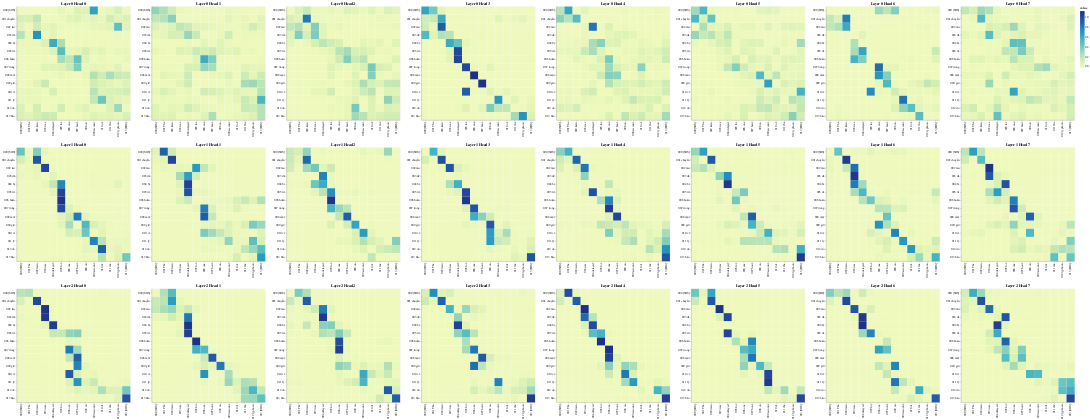

The notebook cell this image was saved under:
### Code cell
get_all_attention_maps("encoder-decoder", layers, heads, decoder_input_tokens, encoder_input_tokens, min(20, sentence_len))

### Figure 1 — Vega-Lite specification as saved in the notebook (floating-point values rounded to 4 significant figures; data arrays with more than 128 entries replaced by an {"elided": "..."} marker saying what was removed)
{"config": {"view": {"continuousWidth": 400, "continuousHeight": 300}}, "vconcat": [{"hconcat": [{"data": {"name": "data-6002e9478cfd109012969657a4cbdde5"}, "mark": "rect", "encoding": {"color": {"field": "value", "type": "quantitative"}, "tooltip": [{"field": "row", "type": "quantitative"}, {"field": "column", "type": "quantitative"}, {"field": "value", "type": "quantitative"}, {"field": "row_token", "type": "nominal"}, {"field": "col_token", "type": "nominal"}], "x": {"axis": {"title": ""}, "field": "col_token", "type": "nominal"}, "y": {"axis": {"title": ""}, "field": "row_token", "type": "nominal"}}, "height": 400, "selection": {"selector1369": {"type": "interval", "bind": "scales", "encodings": ["x", "y"]}}, "title": "Layer 0 Head 0", "width": 400}, {"data": {"name": "data-2ce9f3a725cdfe32613b31649adaa724"}, "mark": "rect", "encoding": {"color": {"field": "value", "type": "quantitative"}, "tooltip": [{"field": "row", "type": "quantitative"}, {"field": "column", "type": "quantitative"}, {"field": "value", "type": "quantitative"}, {"field": "row_token", "type": "nominal"}, {"field": "col_token", "type": "nominal"}], "x": {"axis": {"title": ""}, "field": "col_token", "type": "nominal"}, "y": {"axis": {"title": ""}, "field": "row_token", "type": "nominal"}}, "height": 400, "selection": {"selector1370": {"type": "interval", "bind": "scales", "encodings": ["x", "y"]}}, "title": "Layer 0 Head 1", "width": 400}, {"data": {"name": "data-75da6aa463e98c76cf40a298b512b20e"}, "mark": "rect", "encoding": {"color": {"field": "value", "type": "quantitative"}, "tooltip": [{"field": "row", "type": "quantitative"}, {"field": "column", "type": "quantitative"}, {"field": "value", "type": "quantitative"}, {"field": "row_token", "type": "nominal"}, {"field": "col_token", "type": "nominal"}], "x": {"axis": {"title": ""}, "field": "col_token", "type": "nominal"}, "y": {"axis": {"title": ""}, "field": "row_token", "type": "nominal"}}, "height": 400, "selection": {"selector1371": {"type": "interval", "bind": "scales", "encodings": ["x", "y"]}}, "title": "Layer 0 Head 2", "width": 400}, {"data": {"name": "data-75431b7cf12dc27e4984700b32036649"}, "mark": "rect", "encoding": {"color": {"field": "value", "type": "quantitative"}, "tooltip": [{"field": "row", "type": "quantitative"}, {"field": "column", "type": "quantitative"}, {"field": "value", "type": "quantitative"}, {"field": "row_token", "type": "nominal"}, {"field": "col_token", "type": "nominal"}], "x": {"axis": {"title": ""}, "field": "col_token", "type": "nominal"}, "y": {"axis": {"title": ""}, "field": "row_token", "type": "nominal"}}, "height": 400, "selection": {"selector1372": {"type": "interval", "bind": "scales", "encodings": ["x", "y"]}}, "title": "Layer 0 Head 3", "width": 400}, {"data": {"name": "data-d1f275a6342ea1e19da70724109fc212"}, "mark": "rect", "encoding": {"color": {"field": "value", "type": "quantitative"}, "tooltip": [{"field": "row", "type": "quantitative"}, {"field": "column", "type": "quantitative"}, {"field": "value", "type": "quantitative"}, {"field": "row_token", "type": "nominal"}, {"field": "col_token", "type": "nominal"}], "x": {"axis": {"title": ""}, "field": "col_token", "type": "nominal"}, "y": {"axis": {"title": ""}, "field": "row_token", "type": "nominal"}}, "height": 400, "selection": {"selector1373": {"type": "interval", "bind": "scales", "encodings": ["x", "y"]}}, "title": "Layer 0 Head 4", "width": 400}, {"data": {"name": "data-fba2a1b9519769d6088ad85256c24513"}, "mark": "rect", "encoding": {"color": {"field": "value", "type": "quantitative"}, "tooltip": [{"field": "row", "type": "quantitative"}, {"field": "column", "type": "quantitative"}, {"field": "value", "type": "quantitative"}, {"field": "row_token", "type": "nominal"}, {"field": "col_token", "type": "nominal"}], "x": {"axis": {"title": ""}, "field": "col_token", "type": "nominal"}, "y": {"axis": {"title": ""}, "field": "row_token", "type": "nominal"}}, "height": 400, "selection": {"selector1374": {"type": "interval", "bind": "scales", "encodings": ["x", "y"]}}, "title": "Layer 0 Head 5", "width": 400}, {"data": {"name": "data-5074090fa53c52a3fc918e104880c01e"}, "mark": "rect", "encoding": {"color": {"field": "value", "type": "quantitative"}, "tooltip": [{"field": "row", "type": "quantitative"}, {"field": "column", "type": "quantitative"}, {"field": "value", "type": "quantitative"}, {"field": "row_token", "type": "nominal"}, {"field": "col_token", "type": "nominal"}], "x": {"axis": {"title": ""}, "field": "col_token", "type": "nominal"}, "y": {"axis": {"title": ""}, "field": "row_token", "type": "nominal"}}, "height": 400, "selection": {"selector1375": {"type": "interval", "bind": "scales", "encodings": ["x", "y"]}}, "title": "Layer 0 Head 6", "width": 400}, {"data": {"name": "data-11c96e59e28a3f26e61ea578c4e9e8f8"}, "mark": "rect", "encoding": {"color": {"field": "value", "type": "quantitative"}, "tooltip": [{"field": "row", "type": "quantitative"}, {"field": "column", "type": "quantitative"}, {"field": "value", "type": "quantitative"}, {"field": "row_token", "type": "nominal"}, {"field": "col_token", "type": "nominal"}], "x": {"axis": {"title": ""}, "field": "col_token", "type": "nominal"}, "y": {"axis": {"title": ""}, "field": "row_token", "type": "nominal"}}, "height": 400, "selection": {"selector1376": {"type": "interval", "bind": "scales", "encodings": ["x", "y"]}}, "title": "Layer 0 Head 7", "width": 400}]}, {"hconcat": [{"data": {"name": "data-227ee12f4e9b588bd2273ecba6bc04e5"}, "mark": "rect", "encoding": {"color": {"field": "value", "type": "quantitative"}, "tooltip": [{"field": "row", "type": "quantitative"}, {"field": "column", "type": "quantitative"}, {"field": "value", "type": "quantitative"}, {"field": "row_token", "type": "nominal"}, {"field": "col_token", "type": "nominal"}], "x": {"axis": {"title": ""}, "field": "col_token", "type": "nominal"}, "y": {"axis": {"title": ""}, "field": "row_token", "type": "nominal"}}, "height": 400, "selection": {"selector1377": {"type": "interval", "bind": "scales", "encodings": ["x", "y"]}}, "title": "Layer 1 Head 0", "width": 400}, {"data": {"name": "data-3e8aff633b7e857939d0ac89f6ed9bb2"}, "mark": "rect", "encoding": {"color": {"field": "value", "type": "quantitative"}, "tooltip": [{"field": "row", "type": "quantitative"}, {"field": "column", "type": "quantitative"}, {"field": "value", "type": "quantitative"}, {"field": "row_token", "type": "nominal"}, {"field": "col_token", "type": "nominal"}], "x": {"axis": {"title": ""}, "field": "col_token", "type": "nominal"}, "y": {"axis": {"title": ""}, "field": "row_token", "type": "nominal"}}, "height": 400, "selection": {"selector1378": {"type": "interval", "bind": "scales", "encodings": ["x", "y"]}}, "title": "Layer 1 Head 1", "width": 400}, {"data": {"name": "data-eda2c304ef8d4d2af00e1f59046dd436"}, "mark": "rect", "encoding": {"color": {"field": "value", "type": "quantitative"}, "tooltip": [{"field": "row", "type": "quantitative"}, {"field": "column", "type": "quantitative"}, {"field": "value", "type": "quantitative"}, {"field": "row_token", "type": "nominal"}, {"field": "col_token", "type": "nominal"}], "x": {"axis": {"title": ""}, "field": "col_token", "type": "nominal"}, "y": {"axis": {"title": ""}, "field": "row_token", "type": "nominal"}}, "height": 400, "selection": {"selector1379": {"type": "interval", "bind": "scales", "encodings": ["x", "y"]}}, "title": "Layer 1 Head 2", "width": 400}, {"data": {"name": "data-0385d318eb79047c5b951e970d79301d"}, "mark": "rect", "encoding": {"color": {"field": "value", "type": "quantitative"}, "tooltip": [{"field": "row", "type": "quantitative"}, {"field": "column", "type": "quantitative"}, {"field": "value", "type": "quantitative"}, {"field": "row_token", "type": "nominal"}, {"field": "col_token", "type": "nominal"}], "x": {"axis": {"title": ""}, "field": "col_token", "type": "nominal"}, "y": {"axis": {"title": ""}, "field": "row_token", "type": "nominal"}}, "height": 400, "selection": {"selector1380": {"type": "interval", "bind": "scales", "encodings": ["x", "y"]}}, "title": "Layer 1 Head 3", "width": 400}, {"data": {"name": "data-838179a16d44518ff325385f00d6c5df"}, "mark": "rect", "encoding": {"color": {"field": "value", "type": "quantitative"}, "tooltip": [{"field": "row", "type": "quantitative"}, {"field": "column", "type": "quantitative"}, {"field": "value", "type": "quantitative"}, {"field": "row_token", "type": "nominal"}, {"field": "col_token", "type": "nominal"}], "x": {"axis": {"title": ""}, "field": "col_token", "type": "nominal"}, "y": {"axis": {"title": ""}, "field": "row_token", "type": "nominal"}}, "height": 400, "selection": {"selector1381": {"type": "interval", "bind": "scales", "encodings": ["x", "y"]}}, "title": "Layer 1 Head 4", "width": 400}, {"data": {"name": "data-303342ff2723b48ff9e5012cb9f268d5"}, "mark": "rect", "encoding": {"color": {"field": "value", "type": "quantitative"}, "tooltip": [{"field": "row", "type": "quantitative"}, {"field": "column", "type": "quantitative"}, {"field": "value", "type": "quantitative"}, {"field": "row_token", "type": "nominal"}, {"field": "col_token", "type": "nominal"}], "x": {"axis": {"title": ""}, "field": "col_token", "type": "nominal"}, "y": {"axis": {"title": ""}, "field": "row_token", "type": "nominal"}}, "height": 400, "selection": {"selector1382": {"type": "interval", "bind": "scales", "encodings": ["x", "y"]}}, "title": "Layer 1 Head 5", "width": 400}, {"data": {"name": "data-4bc001708c827ba649da57e3f3295232"}, "mark": "rect", "encoding": {"color": {"field": "value", "type": "quantitative"}, "tooltip": [{"field": "row", "type": "quantitative"}, {"field": "column", "type": "quantitative"}, {"field": "value", "type": "quantitative"}, {"field": "row_token", "type": "nominal"}, {"field": "col_token", "type": "nominal"}], "x": {"axis": {"title": ""}, "field": "col_token", "type": "nominal"}, "y": {"axis": {"title": ""}, "field": "row_token", "type": "nominal"}}, "height": 400, "selection": {"selector1383": {"type": "interval", "bind": "scales", "encodings": ["x", "y"]}}, "title": "Layer 1 Head 6", "width": 400}, {"data": {"name": "data-9b29b4458afcc99cbe5e127c5223eb17"}, "mark": "rect", "encoding": {"color": {"field": "value", "type": "quantitative"}, "tooltip": [{"field": "row", "type": "quantitative"}, {"field": "column", "type": "quantitative"}, {"field": "value", "type": "quantitative"}, {"field": "row_token", "type": "nominal"}, {"field": "col_token", "type": "nominal"}], "x": {"axis": {"title": ""}, "field": "col_token", "type": "nominal"}, "y": {"axis": {"title": ""}, "field": "row_token", "type": "nominal"}}, "height": 400, "selection": {"selector1384": {"type": "interval", "bind": "scales", "encodings": ["x", "y"]}}, "title": "Layer 1 Head 7", "width": 400}]}, {"hconcat": [{"data": {"name": "data-527b5b8add0639d66751b51042026eca"}, "mark": "rect", "encoding": {"color": {"field": "value", "type": "quantitative"}, "tooltip": [{"field": "row", "type": "quantitative"}, {"field": "column", "type": "quantitative"}, {"field": "value", "type": "quantitative"}, {"field": "row_token", "type": "nominal"}, {"field": "col_token", "type": "nominal"}], "x": {"axis": {"title": ""}, "field": "col_token", "type": "nominal"}, "y": {"axis": {"title": ""}, "field": "row_token", "type": "nominal"}}, "height": 400, "selection": {"selector1385": {"type": "interval", "bind": "scales", "encodings": ["x", "y"]}}, "title": "Layer 2 Head 0", "width": 400}, {"data": {"name": "data-5ff9a170864eb08a9711c97a6827e825"}, "mark": "rect", "encoding": {"color": {"field": "value", "type": "quantitative"}, "tooltip": [{"field": "row", "type": "quantitative"}, {"field": "column", "type": "quantitative"}, {"field": "value", "type": "quantitative"}, {"field": "row_token", "type": "nominal"}, {"field": "col_token", "type": "nominal"}], "x": {"axis": {"title": ""}, "field": "col_token", "type": "nominal"}, "y": {"axis": {"title": ""}, "field": "row_token", "type": "nominal"}}, "height": 400, "selection": {"selector1386": {"type": "interval", "bind": "scales", "encodings": ["x", "y"]}}, "title": "Layer 2 Head 1", "width": 400}, {"data": {"name": "data-7048cb3dbe2f0f090f8476335123e93d"}, "mark": "rect", "encoding": {"color": {"field": "value", "type": "quantitative"}, "tooltip": [{"field": "row", "type": "quantitative"}, {"field": "column", "type": "quantitative"}, {"field": "value", "type": "quantitative"}, {"field": "row_token", "type": "nominal"}, {"field": "col_token", "type": "nominal"}], "x": {"axis": {"title": ""}, "field": "col_token", "type": "nominal"}, "y": {"axis": {"title": ""}, "field": "row_token", "type": "nominal"}}, "height": 400, "selection": {"selector1387": {"type": "interval", "bind": "scales", "encodings": ["x", "y"]}}, "title": "Layer 2 Head 2", "width": 400}, {"data": {"name": "data-959c87e3024098415b52cc392cf120a1"}, "mark": "rect", "encoding": {"color": {"field": "value", "type": "quantitative"}, "tooltip": [{"field": "row", "type": "quantitative"}, {"field": "column", "type": "quantitative"}, {"field": "value", "type": "quantitative"}, {"field": "row_token", "type": "nominal"}, {"field": "col_token", "type": "nominal"}], "x": {"axis": {"title": ""}, "field": "col_token", "type": "nominal"}, "y": {"axis": {"title": ""}, "field": "row_token", "type": "nominal"}}, "height": 400, "selection": {"selector1388": {"type": "interval", "bind": "scales", "encodings": ["x", "y"]}}, "title": "Layer 2 Head 3", "width": 400}, {"data": {"name": "data-15f171307d250be29a2aaf6bed57b55a"}, "mark": "rect", "encoding": {"color": {"field": "value", "type": "quantitative"}, "tooltip": [{"field": "row", "type": "quantitative"}, {"field": "column", "type": "quantitative"}, {"field": "value", "type": "quantitative"}, {"field": "row_token", "type": "nominal"}, {"field": "col_token", "type": "nominal"}], "x": {"axis": {"title": ""}, "field": "col_token", "type": "nominal"}, "y": {"axis": {"title": ""}, "field": "row_token", "type": "nominal"}}, "height": 400, "selection": {"selector1389": {"type": "interval", "bind": "scales", "encodings": ["x", "y"]}}, "title": "Layer 2 Head 4", "width": 400}, {"data": {"name": "data-6746ef238c995215d3f253401ac37f50"}, "mark": "rect", "encoding": {"color": {"field": "value", "type": "quantitative"}, "tooltip": [{"field": "row", "type": "quantitative"}, {"field": "column", "type": "quantitative"}, {"field": "value", "type": "quantitative"}, {"field": "row_token", "type": "nominal"}, {"field": "col_token", "type": "nominal"}], "x": {"axis": {"title": ""}, "field": "col_token", "type": "nominal"}, "y": {"axis": {"title": ""}, "field": "row_token", "type": "nominal"}}, "height": 400, "selection": {"selector1390": {"type": "interval", "bind": "scales", "encodings": ["x", "y"]}}, "title": "Layer 2 Head 5", "width": 400}, {"data": {"name": "data-0eda378496931526c72e9c71a4af4a2b"}, "mark": "rect", "encoding": {"color": {"field": "value", "type": "quantitative"}, "tooltip": [{"field": "row", "type": "quantitative"}, {"field": "column", "type": "quantitative"}, {"field": "value", "type": "quantitative"}, {"field": "row_token", "type": "nominal"}, {"field": "col_token", "type": "nominal"}], "x": {"axis": {"title": ""}, "field": "col_token", "type": "nominal"}, "y": {"axis": {"title": ""}, "field": "row_token", "type": "nominal"}}, "height": 400, "selection": {"selector1391": {"type": "interval", "bind": "scales", "encodings": ["x", "y"]}}, "title": "Layer 2 Head 6", "width": 400}, {"data": {"name": "data-325e48242a4eb774e2670eea7c22e794"}, "mark": "rect", "encoding": {"color": {"field": "value", "type": "quantitative"}, "tooltip": [{"field": "row", "type": "quantitative"}, {"field": "column", "type": "quantitative"}, {"field": "value", "type": "quantitative"}, {"field": "row_token", "type": "nominal"}, {"field": "col_token", "type": "nominal"}], "x": {"axis": {"title": ""}, "field": "col_token", "type": "nominal"}, "y": {"axis": {"title": ""}, "field": "row_token", "type": "nominal"}}, "height": 400, "selection": {"selector1392": {"type": "interval", "bind": "scales", "encodings": ["x", "y"]}}, "title": "Layer 2 Head 7", "width": 400}]}], "$schema": "https://vega.github.io/schema/vega-lite/v4.17.0.json", "datasets": {"data-6002e9478cfd109012969657a4cbdde5": {"elided": "196 records"}, "data-2ce9f3a725cdfe32613b31649adaa724": {"elided": "196 records"}, "data-75da6aa463e98c76cf40a298b512b20e": {"elided": "196 records"}, "data-75431b7cf12dc27e4984700b32036649": {"elided": "196 records"}, "data-d1f275a6342ea1e19da70724109fc212": {"elided": "196 records"}, "data-fba2a1b9519769d6088ad85256c24513": {"elided": "196 records"}, "data-5074090fa53c52a3fc918e104880c01e": {"elided": "196 records"}, "data-11c96e59e28a3f26e61ea578c4e9e8f8": {"elided": "196 records"}, "data-227ee12f4e9b588bd2273ecba6bc04e5": {"elided": "196 records"}, "data-3e8aff633b7e857939d0ac89f6ed9bb2": {"elided": "196 records"}, "data-eda2c304ef8d4d2af00e1f59046dd436": {"elided": "196 records"}, "data-0385d318eb79047c5b951e970d79301d": {"elided": "196 records"}, "data-838179a16d44518ff325385f00d6c5df": {"elided": "196 records"}, "data-303342ff2723b48ff9e5012cb9f268d5": {"elided": "196 records"}, "data-4bc001708c827ba649da57e3f3295232": {"elided": "196 records"}, "data-9b29b4458afcc99cbe5e127c5223eb17": {"elided": "196 records"}, "data-527b5b8add0639d66751b51042026eca": {"elided": "196 records"}, "data-5ff9a170864eb08a9711c97a6827e825": {"elided": "196 records"}, "data-7048cb3dbe2f0f090f8476335123e93d": {"elided": "196 records"}, "data-959c87e3024098415b52cc392cf120a1": {"elided": "196 records"}, "data-15f171307d250be29a2aaf6bed57b55a": {"elided": "196 records"}, "data-6746ef238c995215d3f253401ac37f50": {"elided": "196 records"}, "data-0eda378496931526c72e9c71a4af4a2b": {"elided": "196 records"}, "data-325e48242a4eb774e2670eea7c22e794": {"elided": "196 records"}}}
